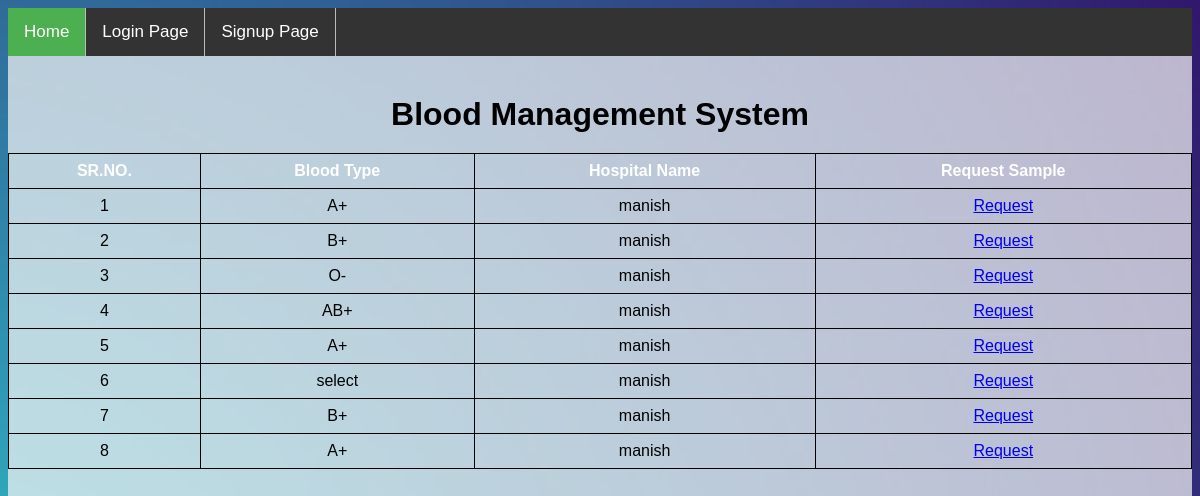
The page / on the database its author committed.
### tables this page shows
CREATE TABLE `bloodsamples` (
  `id` int(11) NOT NULL,
  `hospitalname` varchar(40) NOT NULL,
  `blood` text NOT NULL,
  `hospitalid` int(11) NOT NULL
);

### index.php (the view, shortened to what this page needs)
<DOCTYPE!>
<html>
<head>
<link rel="stylesheet" type="text/css" href="index.css">
</head>
<body>
<?php include("navbar.php"); ?>
<h1>Blood Management System</h1>
<table >
	<table style="width:100%; border-collapse: collapse;">
  <tr style="color: white;   ">
  	<th>SR.NO.</th>
    <th>Blood Type</th>
    <th>Hospital Name</th>
    <th>Request Sample</th>
  </tr>
<?php
$db = mysqli_connect('localhost', 'root', '', 'registrations');
  $query ="SELECT * FROM bloodsamples";
$res = mysqli_query($db ,$query);
$count=1;
while ($row=mysqli_fetch_array($res)) { ?>
  <tr>
  <td style="text-align:center;">
  <?php echo $count; ?>
  </td>
   <td style="text-align:center;">
  <?php echo $row['blood']; ?>
  </td>
  <td style="text-align:center;">
  <?php echo $row['hospitalname']; ?>
  </td>
  <td style="text-align:center;"><?php    if(!isset($_SESSION['allowClick'])){
  echo '<a href=server.php>Request</a>';
}
?>
</td>
  </tr>
<?php
  $count++;
}
?>
</table>
</body>
</html>

### navbar.php (shortened to what this page needs)
<DOCTYPE!>
<html>
<head>
<link rel="stylesheet" type="text/css" href="index.css">
</head>
<body>
<ul class="topnav">
  <li><a class="active" href="index.php">Home</a></li>
  <?php
    if(!isset($_SESSION['success']))
    {
      echo "<li><a href='login.php'>Login Page</a></li>
            <li><a href='reg.php'>Signup Page</a></li>";
    }
  ?>
</ul>
</body>
</html>

### index.css (style rules this page uses)
ul.topnav { list-style-type: none; margin: 0; padding: 0; overflow: hidden; background-color:#333; font-family: arial; text-align: left; width: 100%; position: sticky; top: 0; p }
ul.topnav li { float: left; }
ul.topnav li a { display: block; color: white; text-align: center; padding: 14px 16px; text-decoration: none; float: left; font-size: 17px; border-right: 1px solid #bbb; }
ul.topnav li a.active { background-color: #4CAF50; }
h1 { margin: 0 auto; padding-top: 40px; text-align: center; }
table { padding-top: 20px; }
th, td { border: 1px solid black; }

### index.php (style rules this page uses)
body { font-family: Arial, Helvetica, sans-serif; background-color: #f5f5f5b6; display: flex; flex-direction: column; justify-content: center; }
html { background: url(uu.jpg) no-repeat center center fixed; -webkit-background-size: cover; -moz-background-size: cover; -o-background-size: cover; background-size: cover; }
table th, td { padding: 8px; }

### rows shown on the page
bloodsamples: blood "A+", hospitalname "manish"
bloodsamples: blood "B+", hospitalname "manish"
bloodsamples: blood "O-", hospitalname "manish"
bloodsamples: blood "AB+", hospitalname "manish"
bloodsamples: blood "A+", hospitalname "manish"
bloodsamples: blood "select", hospitalname "manish"
bloodsamples: blood "B+", hospitalname "manish"
bloodsamples: blood "A+", hospitalname "manish"
